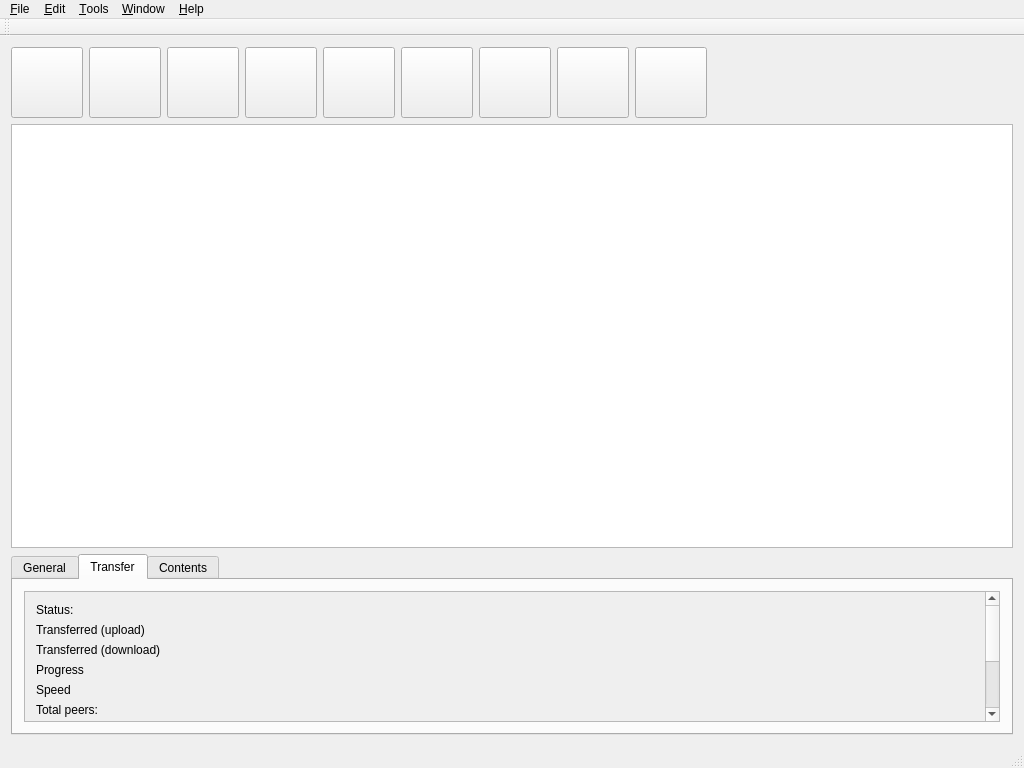
<?xml version="1.0" encoding="UTF-8"?>
<ui version="4.0">
 <class>MainWindow</class>
 <widget class="QMainWindow" name="MainWindow">
  <property name="geometry">
   <rect>
    <x>0</x>
    <y>0</y>
    <width>1024</width>
    <height>768</height>
   </rect>
  </property>
  <property name="minimumSize">
   <size>
    <width>1024</width>
    <height>768</height>
   </size>
  </property>
  <property name="windowTitle">
   <string>FyreDL</string>
  </property>
  <widget class="QWidget" name="centralWidget">
   <layout class="QVBoxLayout" name="verticalLayout_3">
    <item>
     <layout class="QVBoxLayout" name="verticalPlaceholder">
      <item>
       <layout class="QHBoxLayout" name="horizBtnLayout">
        <item>
         <widget class="QToolButton" name="addfileToolBtn">
          <property name="icon">
           <iconset resource="assets.qrc">
            <normaloff>:/icons/assets-img/edit-add-4.png</normaloff>:/icons/assets-img/edit-add-4.png</iconset>
          </property>
          <property name="iconSize">
           <size>
            <width>64</width>
            <height>64</height>
           </size>
          </property>
         </widget>
        </item>
        <item>
         <widget class="QToolButton" name="addurlToolBtn">
          <property name="icon">
           <iconset resource="assets.qrc">
            <normaloff>:/icons/assets-img/applications-internet-3.png</normaloff>:/icons/assets-img/applications-internet-3.png</iconset>
          </property>
          <property name="iconSize">
           <size>
            <width>64</width>
            <height>64</height>
           </size>
          </property>
         </widget>
        </item>
        <item>
         <widget class="QToolButton" name="printToolBtn">
          <property name="icon">
           <iconset resource="assets.qrc">
            <normaloff>:/icons/assets-img/printer-printing.png</normaloff>:/icons/assets-img/printer-printing.png</iconset>
          </property>
          <property name="iconSize">
           <size>
            <width>64</width>
            <height>64</height>
           </size>
          </property>
         </widget>
        </item>
        <item>
         <widget class="QToolButton" name="dlstartToolBtn">
          <property name="icon">
           <iconset resource="assets.qrc">
            <normaloff>:/icons/assets-img/media-playback-start-3.png</normaloff>:/icons/assets-img/media-playback-start-3.png</iconset>
          </property>
          <property name="iconSize">
           <size>
            <width>64</width>
            <height>64</height>
           </size>
          </property>
         </widget>
        </item>
        <item>
         <widget class="QToolButton" name="dlpauseToolBtn">
          <property name="icon">
           <iconset resource="assets.qrc">
            <normaloff>:/icons/assets-img/media-playback-pause-3.png</normaloff>:/icons/assets-img/media-playback-pause-3.png</iconset>
          </property>
          <property name="iconSize">
           <size>
            <width>64</width>
            <height>64</height>
           </size>
          </property>
         </widget>
        </item>
        <item>
         <widget class="QToolButton" name="dlstopToolBtn">
          <property name="icon">
           <iconset resource="assets.qrc">
            <normaloff>:/icons/assets-img/media-playback-stop-3.png</normaloff>:/icons/assets-img/media-playback-stop-3.png</iconset>
          </property>
          <property name="iconSize">
           <size>
            <width>64</width>
            <height>64</height>
           </size>
          </property>
         </widget>
        </item>
        <item>
         <widget class="QToolButton" name="removeToolBtn">
          <property name="icon">
           <iconset resource="assets.qrc">
            <normaloff>:/icons/assets-img/user-trash.png</normaloff>:/icons/assets-img/user-trash.png</iconset>
          </property>
          <property name="iconSize">
           <size>
            <width>64</width>
            <height>64</height>
           </size>
          </property>
         </widget>
        </item>
        <item>
         <widget class="QToolButton" name="clearhistoryToolBtn">
          <property name="icon">
           <iconset resource="assets.qrc">
            <normaloff>:/icons/assets-img/edit-clear-3.png</normaloff>:/icons/assets-img/edit-clear-3.png</iconset>
          </property>
          <property name="iconSize">
           <size>
            <width>64</width>
            <height>64</height>
           </size>
          </property>
         </widget>
        </item>
        <item>
         <widget class="QToolButton" name="settingsToolBtn">
          <property name="icon">
           <iconset resource="assets.qrc">
            <normaloff>:/icons/assets-img/applications-development-web.png</normaloff>:/icons/assets-img/applications-development-web.png</iconset>
          </property>
          <property name="iconSize">
           <size>
            <width>64</width>
            <height>64</height>
           </size>
          </property>
         </widget>
        </item>
        <item>
         <spacer name="horizontalSpacer">
          <property name="orientation">
           <enum>Qt::Horizontal</enum>
          </property>
          <property name="sizeHint" stdset="0">
           <size>
            <width>40</width>
            <height>20</height>
           </size>
          </property>
         </spacer>
        </item>
       </layout>
      </item>
      <item>
       <layout class="QVBoxLayout" name="verticalLayout" stretch="70,30">
        <item>
         <layout class="QHBoxLayout" name="downloadListHolder">
          <item>
           <widget class="QTableView" name="downloadView"/>
          </item>
         </layout>
        </item>
        <item>
         <layout class="QHBoxLayout" name="downloadInfoHolder">
          <item>
           <widget class="QTabWidget" name="tabStatusWidget">
            <property name="currentIndex">
             <number>1</number>
            </property>
            <widget class="QWidget" name="tabGeneral">
             <attribute name="title">
              <string>General</string>
             </attribute>
             <layout class="QVBoxLayout" name="verticalLayout_6">
              <item>
               <widget class="QScrollArea" name="generalScrollArea">
                <property name="widgetResizable">
                 <bool>true</bool>
                </property>
                <widget class="QWidget" name="generalScrollWidget">
                 <property name="geometry">
                  <rect>
                   <x>0</x>
                   <y>-65</y>
                   <width>962</width>
                   <height>189</height>
                  </rect>
                 </property>
                 <layout class="QVBoxLayout" name="verticalLayout_8">
                  <item>
                   <layout class="QFormLayout" name="generalFormLayout">
                    <item row="0" column="0">
                     <widget class="QLabel" name="fileNameLabel">
                      <property name="text">
                       <string>File Name: </string>
                      </property>
                     </widget>
                    </item>
                    <item row="0" column="1">
                     <widget class="QWidget" name="fileNameWidget" native="true"/>
                    </item>
                    <item row="1" column="0">
                     <widget class="QLabel" name="destinationLabel">
                      <property name="text">
                       <string>Destination: </string>
                      </property>
                     </widget>
                    </item>
                    <item row="1" column="1">
                     <widget class="QWidget" name="destinationWidget" native="true"/>
                    </item>
                    <item row="2" column="0">
                     <widget class="QLabel" name="totalSizeLabel">
                      <property name="text">
                       <string>Total Size: </string>
                      </property>
                     </widget>
                    </item>
                    <item row="2" column="1">
                     <widget class="QWidget" name="totalSizeWidget" native="true"/>
                    </item>
                    <item row="3" column="0">
                     <widget class="QLabel" name="uRLLabel">
                      <property name="text">
                       <string>URL: </string>
                      </property>
                     </widget>
                    </item>
                    <item row="3" column="1">
                     <widget class="QWidget" name="uRLWidget" native="true"/>
                    </item>
                    <item row="4" column="0">
                     <widget class="QLabel" name="createdTimeLabel">
                      <property name="text">
                       <string>Created Time: </string>
                      </property>
                     </widget>
                    </item>
                    <item row="4" column="1">
                     <widget class="QWidget" name="createdTimeWidget" native="true"/>
                    </item>
                    <item row="5" column="0">
                     <widget class="QLabel" name="completedTimeLabel">
                      <property name="text">
                       <string>Completed Time: </string>
                      </property>
                     </widget>
                    </item>
                    <item row="5" column="1">
                     <widget class="QWidget" name="completedTimeWidget" native="true"/>
                    </item>
                    <item row="6" column="0">
                     <widget class="QLabel" name="estimatedWaitTimeLabel">
                      <property name="text">
                       <string>Estimated Wait Time: </string>
                      </property>
                     </widget>
                    </item>
                    <item row="6" column="1">
                     <widget class="QWidget" name="estimatedWaitTimeWidget" native="true"/>
                    </item>
                   </layout>
                  </item>
                 </layout>
                </widget>
               </widget>
              </item>
             </layout>
            </widget>
            <widget class="QWidget" name="tabTransfer">
             <attribute name="title">
              <string>Transfer</string>
             </attribute>
             <layout class="QVBoxLayout" name="verticalLayout_2">
              <item>
               <widget class="QScrollArea" name="transferScrollArea">
                <property name="widgetResizable">
                 <bool>true</bool>
                </property>
                <widget class="QWidget" name="transferScrollWidget">
                 <property name="geometry">
                  <rect>
                   <x>0</x>
                   <y>-140</y>
                   <width>962</width>
                   <height>289</height>
                  </rect>
                 </property>
                 <layout class="QVBoxLayout" name="verticalLayout_5">
                  <item>
                   <layout class="QFormLayout" name="transFormLayout">
                    <item row="0" column="0">
                     <widget class="QLabel" name="statusLabel">
                      <property name="text">
                       <string>Status: </string>
                      </property>
                     </widget>
                    </item>
                    <item row="0" column="1">
                     <widget class="QWidget" name="statusWidget" native="true"/>
                    </item>
                    <item row="1" column="0">
                     <widget class="QLabel" name="transferredUploadLabel">
                      <property name="text">
                       <string>Transferred (upload)</string>
                      </property>
                     </widget>
                    </item>
                    <item row="1" column="1">
                     <widget class="QWidget" name="transferredUploadWidget" native="true"/>
                    </item>
                    <item row="2" column="0">
                     <widget class="QLabel" name="transferredDownloadLabel">
                      <property name="text">
                       <string>Transferred (download)</string>
                      </property>
                     </widget>
                    </item>
                    <item row="2" column="1">
                     <widget class="QWidget" name="transferredDownloadWidget" native="true"/>
                    </item>
                    <item row="3" column="0">
                     <widget class="QLabel" name="progressLabel">
                      <property name="text">
                       <string>Progress</string>
                      </property>
                     </widget>
                    </item>
                    <item row="3" column="1">
                     <widget class="QWidget" name="progressWidget" native="true"/>
                    </item>
                    <item row="4" column="0">
                     <widget class="QLabel" name="speedLabel">
                      <property name="text">
                       <string>Speed</string>
                      </property>
                     </widget>
                    </item>
                    <item row="4" column="1">
                     <widget class="QWidget" name="speedWidget" native="true"/>
                    </item>
                    <item row="5" column="0">
                     <widget class="QLabel" name="totalPeersLabel">
                      <property name="text">
                       <string>Total peers: </string>
                      </property>
                     </widget>
                    </item>
                    <item row="5" column="1">
                     <widget class="QWidget" name="totalPeersWidget" native="true"/>
                    </item>
                    <item row="6" column="0">
                     <widget class="QLabel" name="connectedPeersLabel">
                      <property name="text">
                       <string>Connected Peers: </string>
                      </property>
                     </widget>
                    </item>
                    <item row="6" column="1">
                     <widget class="QWidget" name="connectedPeersWidget" native="true"/>
                    </item>
                    <item row="7" column="0">
                     <widget class="QLabel" name="totalPiecesLabel">
                      <property name="text">
                       <string>Total pieces: </string>
                      </property>
                     </widget>
                    </item>
                    <item row="7" column="1">
                     <widget class="QWidget" name="totalPiecesWidget" native="true"/>
                    </item>
                    <item row="8" column="0">
                     <widget class="QLabel" name="downloadPiecesLabel">
                      <property name="text">
                       <string>Download pieces: </string>
                      </property>
                     </widget>
                    </item>
                    <item row="8" column="1">
                     <widget class="QWidget" name="downloadPiecesWidget" native="true"/>
                    </item>
                    <item row="9" column="0">
                     <widget class="QLabel" name="startTimeLabel">
                      <property name="text">
                       <string>Start time: </string>
                      </property>
                     </widget>
                    </item>
                    <item row="9" column="1">
                     <widget class="QWidget" name="startTimeWidget" native="true"/>
                    </item>
                    <item row="10" column="0">
                     <widget class="QLabel" name="timeLeftLabel">
                      <property name="text">
                       <string>Time left: </string>
                      </property>
                     </widget>
                    </item>
                    <item row="10" column="1">
                     <widget class="QWidget" name="timeLeftWidget" native="true"/>
                    </item>
                   </layout>
                  </item>
                 </layout>
                </widget>
               </widget>
              </item>
             </layout>
            </widget>
            <widget class="QWidget" name="tabContents">
             <attribute name="title">
              <string>Contents</string>
             </attribute>
             <layout class="QVBoxLayout" name="verticalLayout_4">
              <item>
               <widget class="QTableView" name="tableView"/>
              </item>
             </layout>
            </widget>
           </widget>
          </item>
         </layout>
        </item>
       </layout>
      </item>
     </layout>
    </item>
   </layout>
  </widget>
  <widget class="QMenuBar" name="menuBar">
   <property name="geometry">
    <rect>
     <x>0</x>
     <y>0</y>
     <width>1024</width>
     <height>24</height>
    </rect>
   </property>
   <widget class="QMenu" name="menu_File">
    <property name="title">
     <string>&amp;File</string>
    </property>
    <addaction name="action_Open_a_File"/>
    <addaction name="actionEnter_URL"/>
    <addaction name="separator"/>
    <addaction name="actionE_xit"/>
   </widget>
   <widget class="QMenu" name="menu_Edit">
    <property name="title">
     <string>&amp;Edit</string>
    </property>
    <addaction name="action_Resume"/>
    <addaction name="action_Pause"/>
    <addaction name="action_Cleanup_erroneous_tasks"/>
    <addaction name="separator"/>
    <addaction name="actionEdi_t"/>
    <addaction name="action_Delete"/>
    <addaction name="separator"/>
    <addaction name="actionC_ut"/>
    <addaction name="actionC_opy"/>
    <addaction name="actionP_aste"/>
    <addaction name="separator"/>
    <addaction name="actionPreference_s"/>
   </widget>
   <widget class="QMenu" name="menu_Tools">
    <property name="title">
     <string>&amp;Tools</string>
    </property>
    <addaction name="action_Limit_Upload_Download"/>
   </widget>
   <widget class="QMenu" name="menu_Window">
    <property name="title">
     <string>&amp;Window</string>
    </property>
   </widget>
   <widget class="QMenu" name="menu_Help">
    <property name="title">
     <string>&amp;Help</string>
    </property>
    <addaction name="action_Documentation"/>
    <addaction name="separator"/>
    <addaction name="action_About"/>
   </widget>
   <addaction name="menu_File"/>
   <addaction name="menu_Edit"/>
   <addaction name="menu_Tools"/>
   <addaction name="menu_Window"/>
   <addaction name="menu_Help"/>
  </widget>
  <widget class="QToolBar" name="mainToolBar">
   <attribute name="toolBarArea">
    <enum>TopToolBarArea</enum>
   </attribute>
   <attribute name="toolBarBreak">
    <bool>false</bool>
   </attribute>
  </widget>
  <widget class="QStatusBar" name="statusBar"/>
  <action name="action_Open_a_File">
   <property name="text">
    <string>&amp;Open a File...</string>
   </property>
  </action>
  <action name="actionEnter_URL">
   <property name="text">
    <string>Enter &amp;URL...</string>
   </property>
  </action>
  <action name="actionE_xit">
   <property name="text">
    <string>E&amp;xit</string>
   </property>
  </action>
  <action name="action_Resume">
   <property name="text">
    <string>&amp;Resume</string>
   </property>
  </action>
  <action name="action_Pause">
   <property name="text">
    <string>&amp;Pause</string>
   </property>
  </action>
  <action name="action_Cleanup_erroneous_tasks">
   <property name="text">
    <string>&amp;Cleanup erroneous tasks</string>
   </property>
  </action>
  <action name="actionEdi_t">
   <property name="text">
    <string>Edi&amp;t</string>
   </property>
  </action>
  <action name="action_Delete">
   <property name="text">
    <string>&amp;Delete</string>
   </property>
  </action>
  <action name="actionC_ut">
   <property name="text">
    <string>C&amp;ut</string>
   </property>
  </action>
  <action name="actionC_opy">
   <property name="text">
    <string>C&amp;opy</string>
   </property>
  </action>
  <action name="actionP_aste">
   <property name="text">
    <string>P&amp;aste</string>
   </property>
  </action>
  <action name="actionPreference_s">
   <property name="text">
    <string>Preference&amp;s...</string>
   </property>
  </action>
  <action name="action_Documentation">
   <property name="text">
    <string>&amp;Documentation</string>
   </property>
  </action>
  <action name="action_About">
   <property name="text">
    <string>&amp;About...</string>
   </property>
  </action>
  <action name="action_Limit_Upload_Download">
   <property name="text">
    <string>&amp;Limit Upload/Download...</string>
   </property>
  </action>
 </widget>
 <layoutdefault spacing="6" margin="11"/>
 <resources>
  <include location="assets.qrc"/>
 </resources>
 <connections/>
</ui>
